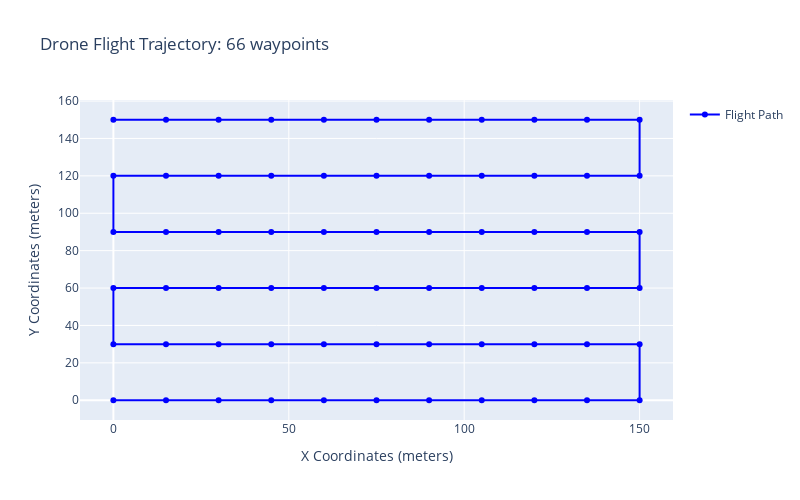

Here is the notebook cell this chart was saved with:
### Markdown cell above
Observation: Changing the overlap, in this case decreasing it, will result in a decrease in waypoints. It is confirmed that the overlap will have an affect on the output.

Explanation: The overlap results in the spacing between the photos to change on the x axis. A higher overlap requires more photos to cover the same area as compared to a lower overlap. 

Practical Implication: A smaller overlap will result in fewer waypoints that results in faster times due to fewer photos being taken. Subsequently, taking fewer photos can also reduce the storage taken by the photos, or allow for higher quality photos on restricted storage

2. Change sidelap and confirm it does not affect the consecutive images

### Code cell
camera_ = copy.deepcopy(camera_x10)
dataset_spec_ = copy.deepcopy(dataset_spec)

dataset_spec_.exposure_time_ms = 1000
dataset_spec_.sidelap = 0.2

print(camera_, dataset_spec_)
fig = plot_photo_plan(generate_photo_plan_on_grid(camera_, dataset_spec_))
fig.show()

### Figure 1 — Plotly figure (JSON) as saved in the notebook; plotly's stock layout.template omitted (floating-point values rounded to 4 significant figures)
{"data": [{"marker": {"color": "blue"}, "mode": "lines+markers", "name": "Flight Path", "type": "scatter", "x": [0, 15, 30, 45, 60, 75, 90, 105, 120, 135, 150, 150, 135, 120, 105, 90, 75, 60, 45, 30, 15, 0, 0, 15, 30, 45, 60, 75, 90, 105, 120, 135, 150, 150, 135, 120, 105, 90, 75, 60, 45, 30, 15, 0, 0, 15, 30, 45, 60, 75, 90, 105, 120, 135, 150, 150, 135, 120, 105, 90, 75, 60, 45, 30, 15, 0], "y": [0, 0, 0, 0, 0, 0, 0, 0, 0, 0, 0, 30, 30, 30, 30, 30, 30, 30, 30, 30, 30, 30, 60, 60, 60, 60, 60, 60, 60, 60, 60, 60, 60, 90, 90, 90, 90, 90, 90, 90, 90, 90, 90, 90, 120, 120, 120, 120, 120, 120, 120, 120, 120, 120, 120, 150, 150, 150, 150, 150, 150, 150, 150, 150, 150, 150]}], "layout": {"height": 500, "showlegend": true, "title": {"text": "Drone Flight Trajectory: 66 waypoints"}, "width": 800, "xaxis": {"title": {"text": "X Coordinates (meters)"}}, "yaxis": {"title": {"text": "Y Coordinates (meters)"}}}}
